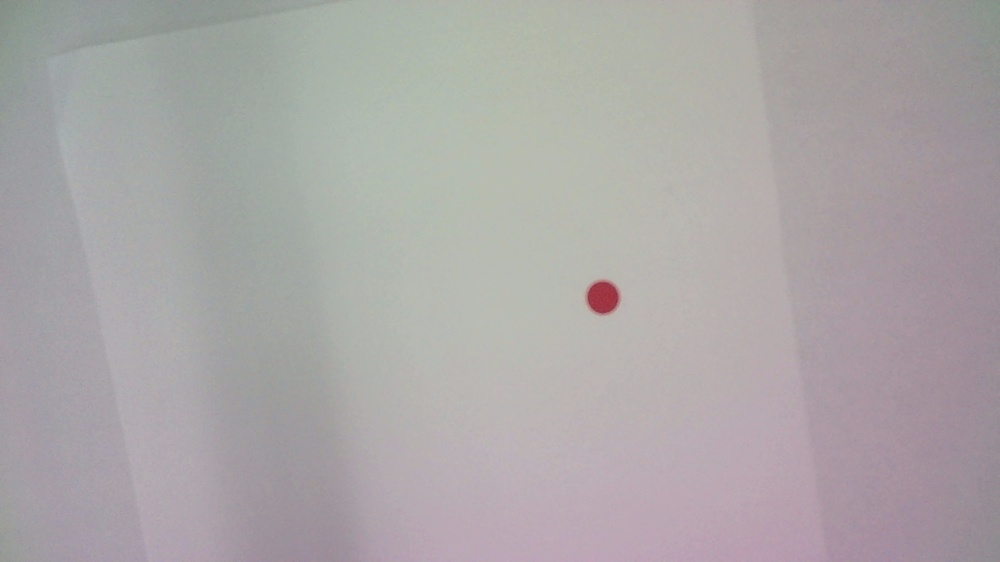
//> input picture red_circle.jpg, 1000 x 562 px, shrunk from 1920 x 1080 before the run
$ ./red_circle   (built with g++ and OpenCV 4)
//> lines starting //> are read from the running program, lines starting //| are printed output that depends on the picture; after the words box and inside, x2 and y2 are one past the last pixel; in counts of white or black regions, pixels touching at a corner belong together
//目的：点探索し，ひずみ補正関数作成の準備 二値化→領域分割→ノイズ除去→ラベルごとに中心座標を求める→座標変換→ソート

#define _CRT_SECURE_NO_WORNINGS
#define _USE_MATH_DEFINES
#include <iostream>
#include <cmath>
#include <opencv2/opencv.hpp>
#include <opencv2/highgui/highgui.hpp> //画像入出力＆GUI操作用
//#include <opencv2/core/core.hpp> //識別子Point用
#include <string> //csvファイル書き込み用
#include <fstream> //csvファイル書き込み用
#include <algorithm> //sort関数用
using namespace std;
using namespace cv;
string win_src = "src";
string win_dst = "dst";


//背景領域を除いた領域のうち，最も大きい領域のラベル番号を抽出
int circleLabels(Mat& matrix) {
    int label_num = 0; //n番目に大きい要素のラベル番号格納用．
    int max = 0; //最大面積格納用

    //背景領域（ラベル0）をのぞいたi番目に大きい要素を探索
    for (int j = 1; j < matrix.rows; j++) {
        if (max < matrix.at<int>(j, 4))
        {
            max = matrix.at<int>(j, 4);
            label_num = j;
        }
    }
    return label_num;
}

//複数の座標値を入力とし，それらの中心座標を出力とする
Point2f calculateCenter(const vector<Point>& points) {
    float centerX = 0.0;
    float centerY = 0.0;

    // 座標の合計を計算
    for (const auto& point : points) {
        centerX += point.x;
        centerY += point.y;
    }

    // 座標の数で割って中心座標を求める
    centerX /= points.size();
    centerY /= points.size();

    Point2f center;
    center.x = centerX;
    center.y = centerY;

    return center;
}


//抽出したラベル番号ごとに，そのラベル番号を満たす座標を抽出し，抽出した座標値の中心座標を返す
Point2f circleCenter(int circle_labels, Mat& labels) {
    Point2f center; //中心座標格納用
    vector<Point> target_label_points; //ラベル番号を満たす座標格納用

    //指定したラベル番号の座標値を探索
    for (int y = 0; y < labels.rows; y++) {
        for (int x = 0; x < labels.cols; x++) {
            if (labels.at<int>(y, x) == circle_labels) {
                target_label_points.push_back({ x, y });
                //cout << "(x, y) = " << x << " , " << y << "  " << target_label_points.back() << endl;
            }
        }
    }
    center = calculateCenter(target_label_points); //中心座標を計算
    return center;
}


int main()
{
    //ファイル書き込み
    string output_csv_file_path = "result.csv";
    // 書き込むcsvファイルを開く(std::ofstreamのコンストラクタで開く)
    ofstream ofs_csv_file(output_csv_file_path);

    Mat img_src;

    // [27 lines of commented-out code are left out]
    string filename = "red_circle.jpg";
    // 画像を読み込む
    img_src = imread(filename);
//> img_src is the input picture: 562 rows x 1000 cols, CV_8UC3; mean B, G, R 167.6, 167.1, 171.3
    if (img_src.empty()) {
        cout << "Failed to load the image: " << filename << endl;
        return -1;
    }
    Mat result_img = img_src.clone(); //出力画像用

     // 画像をHSV色空間に変換
    Mat hsvImage;
    cvtColor(img_src, hsvImage, cv::COLOR_BGR2HSV);
//> hsvImage: 562 rows x 1000 cols, CV_8UC3; mean H, S, V 96.8, 14.4, 173.5

    // 赤色の範囲を定義
    Scalar lowerRed(0, 100, 100);
    Scalar upperRed(10, 255, 255);
    Scalar lowerRed2(170, 100, 100);
    Scalar upperRed2(180, 255, 255);

    // 赤色領域を抽出
    Mat redMask1, redMask2, redMask, redImage;
    inRange(hsvImage, lowerRed, upperRed, redMask1);
//> redMask1: 562 rows x 1000 cols, CV_8UC1; every value is 0
    inRange(hsvImage, lowerRed2, upperRed2, redMask2);
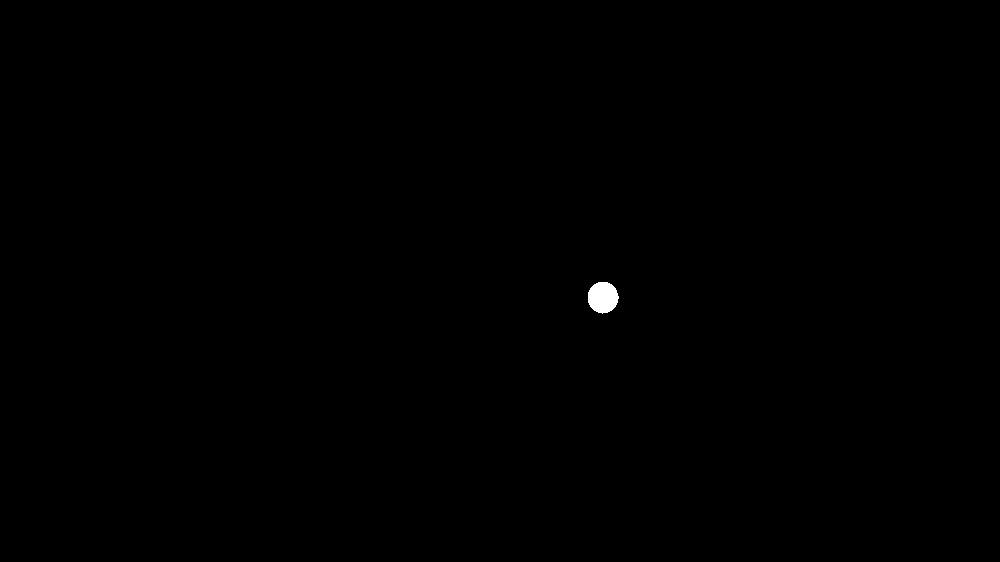
//> redMask2: 562 rows x 1000 cols, CV_8UC1; 0.14% white; 1 white region, box (x1, y1, x2, y2) and area: (588, 282, 619, 314) 765
    add(redMask1, redMask2, redMask);

    //領域分割
    Mat labels, stats, centroids;
    int num_objects = connectedComponentsWithStats(redMask, labels, stats, centroids);
//> stats = [[0, 0, 1000, 562, 561235], [588, 282, 31, 32, 765]]; centroids = [[499.4, 280.5], [602.5, 297]]; num_objects = 2
    cout << "labels.at<int>(200, 100): " << labels.at<int>(200, 100) << endl;
//| labels.at<int>(200, 100): 0
    cout << "labels.at<int>(0, 0): " << labels.at<int>(0, 0) << endl;
//| labels.at<int>(0, 0): 0
    cout << "stats: " << stats << endl;
//| stats: [0, 0, 1000, 562, 561235;
//|  588, 282, 31, 32, 765]

    int circle_labels = circleLabels(stats); //背景領域を除いた領域のうち，最も大きい領域のラベル番号を抽出
//> the loop in circleLabels, `for (int j = 1; j < matrix.rows; j++)` made 1 pass
//> max on pass 1: 765
//> after the loop in circleLabels, `for (int j = 1; j < matrix.rows; j++)`: max = 765; label_num = 1
//> circle_labels = 1

    cout << "circle_labels : " << circle_labels << endl;
//| circle_labels : 1

    Point2f center;
    center = circleCenter(circle_labels, labels); //抽出したラベル番号ごとに，そのラベル番号を満たす座標を抽出し，抽出した座標値の中心座標を返す．
//> after the loop in circleCenter, `for (int y = 0; y < labels.rows; y++)`: target_label_points = contour of 765 points, box (x1, y1, x2, y2) (588, 282, 619, 314), area 80
//> the loop in calculateCenter, `for (const auto& point : points)` made 765 passes
//> (point, centerX, centerY) on passes 2 to 4: (Point(599, 282), 1197, 564), (Point(600, 282), 1797, 846), (Point(601, 282), 2398, 1128)
//> after the loop in calculateCenter, `for (const auto& point : points)`: centerX = 460944; centerY = 227226
//> in calculateCenter, `centerX /= points.size();`: centerX = 602.5
//> in calculateCenter, `centerY /= points.size();`: centerY = 297
//> in calculateCenter, `center.x = centerX;`: center = Point(602.5, 0)
//> in calculateCenter, `center.y = centerY;`: center = Point(602.5, 297)
//> center = Point(602.5, 297)

    // 出力画像の作成
    circle(result_img, Point(center.x, center.y), 1, Scalar(0, 255, 0), -1); //関数の説明 http://opencv.jp/opencv-2svn/cpp/drawing_functions.html
//> result_img: 562 rows x 1000 cols, CV_8UC3; 5 pixels changed, all inside (x1, y1, x2, y2) = (601, 296, 604, 299)
    circle(result_img, Point(center.x, center.y), 8, Scalar(0, 255, 0));
//> result_img: 562 rows x 1000 cols, CV_8UC3; mean B, G, R 167.6, 167.2, 171.3
    ofs_csv_file << center.x << ", " << center.y << endl; //csvファイル出力

    // 結果表示
    imshow(win_src, img_src); //入力画像を表示
    imshow("Red Image", redMask); // 赤色領域の表示
    imshow("result_img", result_img); //交点検出画像を表示

    // 画像を保存する
    std::string filename1 = "hsvImage.jpg";
    std::string filename2 = "redMask.jpg";
    //std::string filename3 = "laplacian_img_abs.jpg";
    std::string filename4 = "result_img.jpg";
    bool success1 = cv::imwrite(filename1, hsvImage);
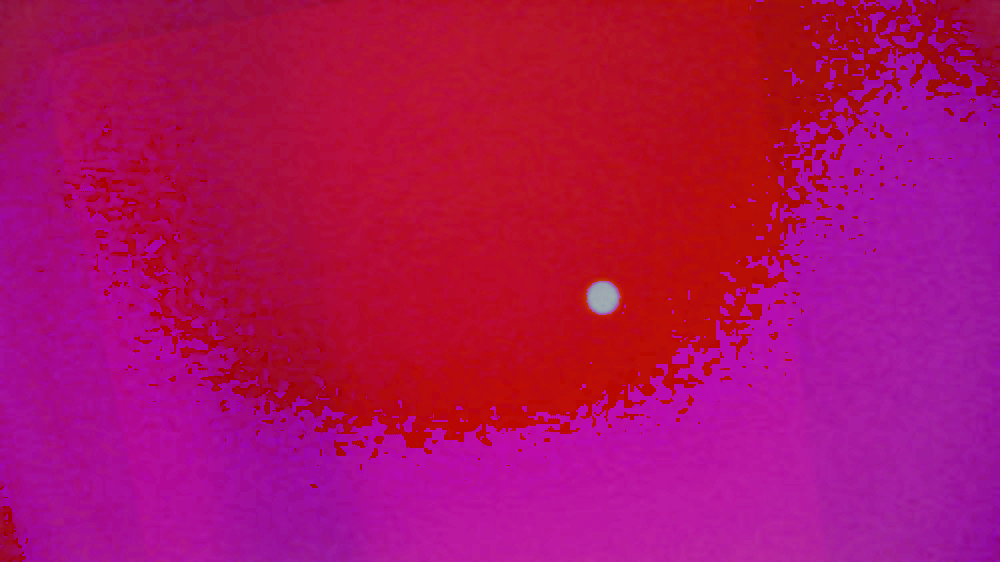
//> saved as hsvImage.jpg: 562 rows x 1000 cols, CV_8UC3; mean B, G, R 96.8, 14.4, 173.5
    bool success2 = cv::imwrite(filename2, redMask);
    //bool success3 = cv::imwrite(filename3, laplacian_img_abs);
    bool success4 = cv::imwrite(filename4, result_img);

    waitKey(0);

    //capture.release();
    return 0;
}
